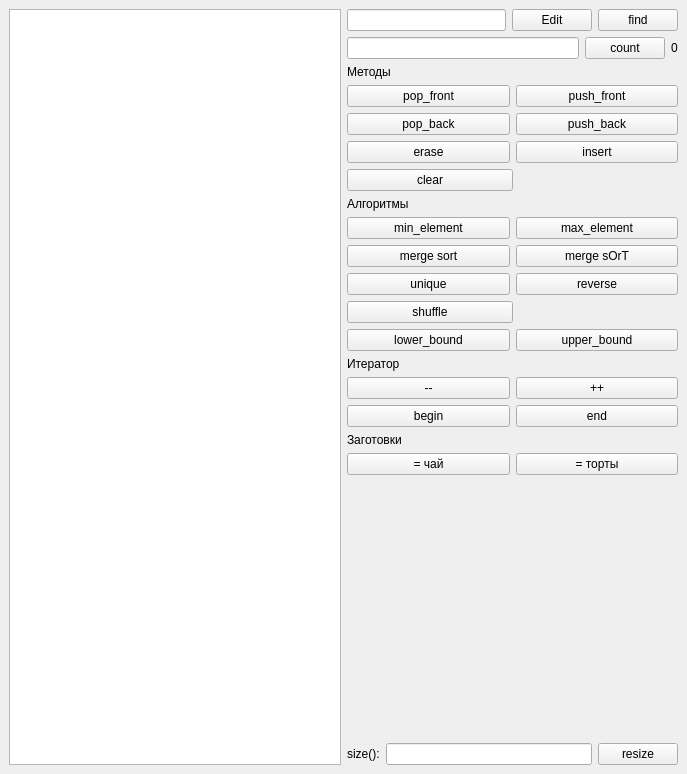
<?xml version="1.0" encoding="UTF-8"?>
<ui version="4.0">
 <class>MainWindow</class>
 <widget class="QMainWindow" name="MainWindow">
  <property name="geometry">
   <rect>
    <x>0</x>
    <y>0</y>
    <width>687</width>
    <height>774</height>
   </rect>
  </property>
  <property name="windowTitle">
   <string>std::vector demo</string>
  </property>
  <widget class="QWidget" name="centralwidget">
   <layout class="QGridLayout" name="gridLayout">
    <item row="0" column="0">
     <widget class="QListWidget" name="list_widget"/>
    </item>
    <item row="0" column="1">
     <layout class="QVBoxLayout" name="verticalLayout">
      <item>
       <layout class="QHBoxLayout" name="horizontalLayout_9">
        <item>
         <widget class="QLineEdit" name="txt_elem_content"/>
        </item>
        <item>
         <widget class="QPushButton" name="pb_edit">
          <property name="text">
           <string>Edit</string>
          </property>
         </widget>
        </item>
        <item>
         <widget class="QPushButton" name="btn_find">
          <property name="text">
           <string>find</string>
          </property>
         </widget>
        </item>
       </layout>
      </item>
      <item>
       <layout class="QHBoxLayout" name="horizontalLayout_5">
        <item>
         <widget class="QLineEdit" name="le_count"/>
        </item>
        <item>
         <widget class="QPushButton" name="btn_count">
          <property name="text">
           <string>count</string>
          </property>
         </widget>
        </item>
        <item>
         <widget class="QLabel" name="lbl_count">
          <property name="text">
           <string>0</string>
          </property>
         </widget>
        </item>
       </layout>
      </item>
      <item>
       <widget class="QLabel" name="label_2">
        <property name="text">
         <string>Методы</string>
        </property>
       </widget>
      </item>
      <item>
       <layout class="QHBoxLayout" name="horizontalLayout_15">
        <item>
         <widget class="QPushButton" name="btn_pop_front">
          <property name="sizePolicy">
           <sizepolicy hsizetype="Preferred" vsizetype="Fixed">
            <horstretch>0</horstretch>
            <verstretch>0</verstretch>
           </sizepolicy>
          </property>
          <property name="text">
           <string>pop_front</string>
          </property>
         </widget>
        </item>
        <item>
         <widget class="QPushButton" name="pb_push_front">
          <property name="sizePolicy">
           <sizepolicy hsizetype="Preferred" vsizetype="Fixed">
            <horstretch>0</horstretch>
            <verstretch>0</verstretch>
           </sizepolicy>
          </property>
          <property name="text">
           <string>push_front</string>
          </property>
          <property name="autoDefault">
           <bool>false</bool>
          </property>
         </widget>
        </item>
       </layout>
      </item>
      <item>
       <layout class="QHBoxLayout" name="horizontalLayout_3">
        <item>
         <widget class="QPushButton" name="btn_pop_back">
          <property name="sizePolicy">
           <sizepolicy hsizetype="Preferred" vsizetype="Fixed">
            <horstretch>0</horstretch>
            <verstretch>0</verstretch>
           </sizepolicy>
          </property>
          <property name="text">
           <string>pop_back</string>
          </property>
         </widget>
        </item>
        <item>
         <widget class="QPushButton" name="pb_push_back">
          <property name="sizePolicy">
           <sizepolicy hsizetype="Preferred" vsizetype="Fixed">
            <horstretch>0</horstretch>
            <verstretch>0</verstretch>
           </sizepolicy>
          </property>
          <property name="text">
           <string>push_back</string>
          </property>
          <property name="autoDefault">
           <bool>false</bool>
          </property>
         </widget>
        </item>
       </layout>
      </item>
      <item>
       <layout class="QHBoxLayout" name="horizontalLayout_4">
        <item>
         <widget class="QPushButton" name="pb_erase">
          <property name="sizePolicy">
           <sizepolicy hsizetype="Preferred" vsizetype="Fixed">
            <horstretch>0</horstretch>
            <verstretch>0</verstretch>
           </sizepolicy>
          </property>
          <property name="text">
           <string>erase</string>
          </property>
         </widget>
        </item>
        <item>
         <widget class="QPushButton" name="pb_insert">
          <property name="sizePolicy">
           <sizepolicy hsizetype="Preferred" vsizetype="Fixed">
            <horstretch>0</horstretch>
            <verstretch>0</verstretch>
           </sizepolicy>
          </property>
          <property name="text">
           <string>insert</string>
          </property>
         </widget>
        </item>
       </layout>
      </item>
      <item>
       <layout class="QHBoxLayout" name="horizontalLayout_13" stretch="1,1">
        <item>
         <widget class="QPushButton" name="pb_clear">
          <property name="sizePolicy">
           <sizepolicy hsizetype="Preferred" vsizetype="Fixed">
            <horstretch>0</horstretch>
            <verstretch>0</verstretch>
           </sizepolicy>
          </property>
          <property name="text">
           <string>clear</string>
          </property>
         </widget>
        </item>
        <item>
         <spacer name="horizontalSpacer_2">
          <property name="orientation">
           <enum>Qt::Horizontal</enum>
          </property>
          <property name="sizeHint" stdset="0">
           <size>
            <width>40</width>
            <height>20</height>
           </size>
          </property>
         </spacer>
        </item>
       </layout>
      </item>
      <item>
       <widget class="QLabel" name="label_6">
        <property name="text">
         <string>Алгоритмы</string>
        </property>
       </widget>
      </item>
      <item>
       <layout class="QHBoxLayout" name="horizontalLayout_10">
        <item>
         <widget class="QPushButton" name="pb_min">
          <property name="sizePolicy">
           <sizepolicy hsizetype="Preferred" vsizetype="Fixed">
            <horstretch>0</horstretch>
            <verstretch>0</verstretch>
           </sizepolicy>
          </property>
          <property name="text">
           <string>min_element</string>
          </property>
         </widget>
        </item>
        <item>
         <widget class="QPushButton" name="pb_max">
          <property name="sizePolicy">
           <sizepolicy hsizetype="Preferred" vsizetype="Fixed">
            <horstretch>0</horstretch>
            <verstretch>0</verstretch>
           </sizepolicy>
          </property>
          <property name="text">
           <string>max_element</string>
          </property>
         </widget>
        </item>
       </layout>
      </item>
      <item>
       <layout class="QHBoxLayout" name="horizontalLayout_11">
        <item>
         <widget class="QPushButton" name="btn_merge_sort">
          <property name="sizePolicy">
           <sizepolicy hsizetype="Preferred" vsizetype="Fixed">
            <horstretch>0</horstretch>
            <verstretch>0</verstretch>
           </sizepolicy>
          </property>
          <property name="text">
           <string>merge sort</string>
          </property>
         </widget>
        </item>
        <item>
         <widget class="QPushButton" name="btn_merge_sOrT">
          <property name="sizePolicy">
           <sizepolicy hsizetype="Preferred" vsizetype="Fixed">
            <horstretch>0</horstretch>
            <verstretch>0</verstretch>
           </sizepolicy>
          </property>
          <property name="text">
           <string>merge sOrT</string>
          </property>
         </widget>
        </item>
       </layout>
      </item>
      <item>
       <layout class="QHBoxLayout" name="horizontalLayout_12">
        <item>
         <widget class="QPushButton" name="brn_unique">
          <property name="sizePolicy">
           <sizepolicy hsizetype="Preferred" vsizetype="Fixed">
            <horstretch>0</horstretch>
            <verstretch>0</verstretch>
           </sizepolicy>
          </property>
          <property name="text">
           <string>unique</string>
          </property>
         </widget>
        </item>
        <item>
         <widget class="QPushButton" name="btn_reverse">
          <property name="sizePolicy">
           <sizepolicy hsizetype="Preferred" vsizetype="Fixed">
            <horstretch>0</horstretch>
            <verstretch>0</verstretch>
           </sizepolicy>
          </property>
          <property name="text">
           <string>reverse</string>
          </property>
         </widget>
        </item>
       </layout>
      </item>
      <item>
       <layout class="QHBoxLayout" name="horizontalLayout_14" stretch="1,1">
        <item>
         <widget class="QPushButton" name="btn_shuffle">
          <property name="text">
           <string>shuffle</string>
          </property>
         </widget>
        </item>
        <item>
         <spacer name="horizontalSpacer">
          <property name="orientation">
           <enum>Qt::Horizontal</enum>
          </property>
          <property name="sizeHint" stdset="0">
           <size>
            <width>40</width>
            <height>20</height>
           </size>
          </property>
         </spacer>
        </item>
       </layout>
      </item>
      <item>
       <layout class="QHBoxLayout" name="horizontalLayout_16">
        <item>
         <widget class="QPushButton" name="brn_lower_bound">
          <property name="sizePolicy">
           <sizepolicy hsizetype="Preferred" vsizetype="Fixed">
            <horstretch>0</horstretch>
            <verstretch>0</verstretch>
           </sizepolicy>
          </property>
          <property name="text">
           <string>lower_bound</string>
          </property>
         </widget>
        </item>
        <item>
         <widget class="QPushButton" name="btn_upper_bound">
          <property name="sizePolicy">
           <sizepolicy hsizetype="Preferred" vsizetype="Fixed">
            <horstretch>0</horstretch>
            <verstretch>0</verstretch>
           </sizepolicy>
          </property>
          <property name="text">
           <string>upper_bound</string>
          </property>
         </widget>
        </item>
       </layout>
      </item>
      <item>
       <widget class="QLabel" name="label_4">
        <property name="text">
         <string>Итератор</string>
        </property>
       </widget>
      </item>
      <item>
       <layout class="QHBoxLayout" name="horizontalLayout_6">
        <item>
         <widget class="QPushButton" name="pb_decrement">
          <property name="sizePolicy">
           <sizepolicy hsizetype="Preferred" vsizetype="Fixed">
            <horstretch>0</horstretch>
            <verstretch>0</verstretch>
           </sizepolicy>
          </property>
          <property name="text">
           <string>--</string>
          </property>
         </widget>
        </item>
        <item>
         <widget class="QPushButton" name="pb_increment">
          <property name="sizePolicy">
           <sizepolicy hsizetype="Preferred" vsizetype="Fixed">
            <horstretch>0</horstretch>
            <verstretch>0</verstretch>
           </sizepolicy>
          </property>
          <property name="text">
           <string>++</string>
          </property>
         </widget>
        </item>
       </layout>
      </item>
      <item>
       <layout class="QHBoxLayout" name="horizontalLayout_7">
        <item>
         <widget class="QPushButton" name="pb_begin">
          <property name="sizePolicy">
           <sizepolicy hsizetype="Preferred" vsizetype="Fixed">
            <horstretch>0</horstretch>
            <verstretch>0</verstretch>
           </sizepolicy>
          </property>
          <property name="text">
           <string>begin</string>
          </property>
         </widget>
        </item>
        <item>
         <widget class="QPushButton" name="pb_end">
          <property name="sizePolicy">
           <sizepolicy hsizetype="Preferred" vsizetype="Fixed">
            <horstretch>0</horstretch>
            <verstretch>0</verstretch>
           </sizepolicy>
          </property>
          <property name="text">
           <string>end</string>
          </property>
         </widget>
        </item>
       </layout>
      </item>
      <item>
       <widget class="QLabel" name="label_3">
        <property name="text">
         <string>Заготовки</string>
        </property>
       </widget>
      </item>
      <item>
       <layout class="QHBoxLayout" name="horizontalLayout_8">
        <item>
         <widget class="QPushButton" name="pb_tea">
          <property name="sizePolicy">
           <sizepolicy hsizetype="Preferred" vsizetype="Fixed">
            <horstretch>0</horstretch>
            <verstretch>0</verstretch>
           </sizepolicy>
          </property>
          <property name="text">
           <string>= чай</string>
          </property>
         </widget>
        </item>
        <item>
         <widget class="QPushButton" name="pb_cakes">
          <property name="sizePolicy">
           <sizepolicy hsizetype="Preferred" vsizetype="Fixed">
            <horstretch>0</horstretch>
            <verstretch>0</verstretch>
           </sizepolicy>
          </property>
          <property name="text">
           <string>= торты</string>
          </property>
         </widget>
        </item>
       </layout>
      </item>
      <item>
       <spacer name="verticalSpacer">
        <property name="orientation">
         <enum>Qt::Vertical</enum>
        </property>
        <property name="sizeHint" stdset="0">
         <size>
          <width>20</width>
          <height>40</height>
         </size>
        </property>
       </spacer>
      </item>
      <item>
       <layout class="QHBoxLayout" name="horizontalLayout_2">
        <item>
         <widget class="QLabel" name="label">
          <property name="text">
           <string>size():</string>
          </property>
         </widget>
        </item>
        <item>
         <widget class="QLineEdit" name="txt_size"/>
        </item>
        <item>
         <widget class="QPushButton" name="btn_resize">
          <property name="text">
           <string>resize</string>
          </property>
         </widget>
        </item>
       </layout>
      </item>
     </layout>
    </item>
   </layout>
  </widget>
 </widget>
 <resources/>
 <connections/>
</ui>
